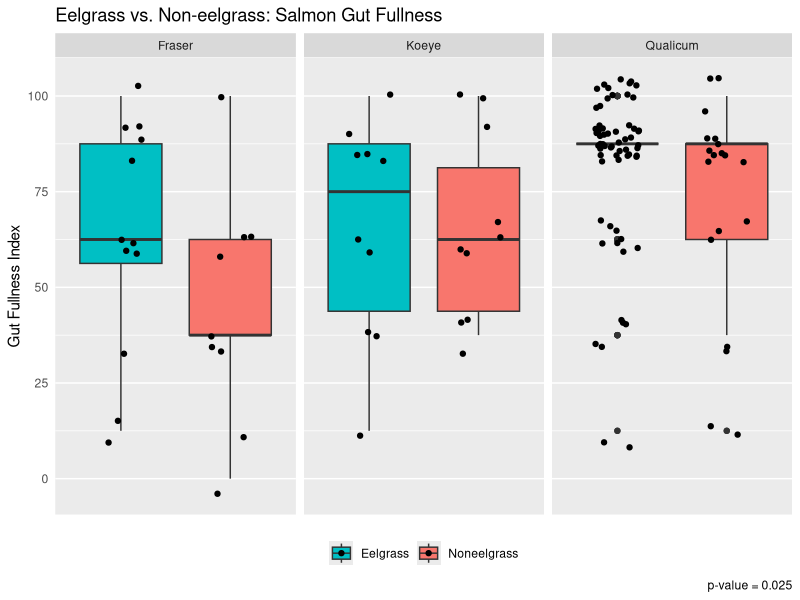
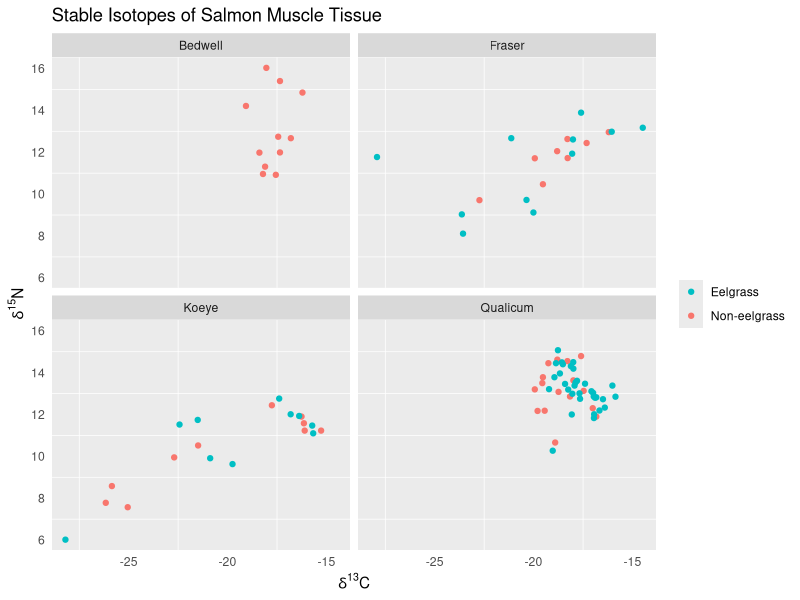

Here is the R script that generated these plots, in order: (Note: this script raises an error after producing the figures.)
#EEEEELGRAAAAASS PROOOOOJEEEEECT

setwd("~/Desktop")
#so it knows where to find my gosh darn files! :)

eelgrass <- read.csv(file="eel.csv", stringsAsFactors=FALSE, strip.white=TRUE, na.strings=c("NA",""))
#upload a simple version of raw data file

library(tidyverse)
#load library for ggplot and whatnot

eel <- mutate(eelgrass, Eelsite = paste(Site, Eelgrass, sep = " "))
#make a variable with both site and habitat, separated by a space

#first we'll work with the gut fullness aspect ~

eel$GFI[which(eel$GFI == "0-25")] <- "0-25%"
#fixing a typo, oopsie!

eel$GFI[which(eel$GFI == "0%")] <- "0"
eel$GFI[which(eel$GFI == "0-25%")] <- "12.5"
eel$GFI[which(eel$GFI == "25-50%")] <- "37.5"
eel$GFI[which(eel$GFI == "50-75%")] <- "62.5"
eel$GFI[which(eel$GFI == "75-100%")] <- "87.5"
eel$GFI[which(eel$GFI == "100%")] <- "100"
#changing ranges to something measurable

eel$GFI <- as.numeric(eel$GFI)
#changing from character to numeric

eel$Eelgrass <- as.factor(eel$Eelgrass)
#changing to factor to reflect the two different "levels"

eel$Eelgrass <- factor(eel$Eelgrass, levels(eel$Eelgrass)[c(2, 1)])
#rearranging levels for the sake of the ggplot visuals

gut <- eel %>%
  group_by(ID) %>%
  summarize(GFI=first(GFI), Eelgrass=first(Eelgrass),
            Site=first(Site), Eelsite=first(Eelsite)) %>%
  filter(Site != "Bedwell")
#need to organize data by each fish not by each prey item per fish
#also want to leave out Bedwell since it is useless for comparing

#Gut Fullness Graph!
ggplot(gut, aes(x=Eelgrass, y=GFI, fill=Eelgrass))+ 
  geom_boxplot()+
  facet_wrap(~Site)+
  labs(y="Gut Fullness Index", x=NULL, caption="p-value = 0.025",
       title="Eelgrass vs. Non-eelgrass: Salmon Gut Fullness")+
  theme(axis.text.x=element_blank(), axis.ticks=element_blank(),
        legend.position = "bottom", legend.title = element_blank(),
        panel.grid.major.x = element_blank())+
  scale_x_discrete(limits=c("Eelgrass", "Noneelgrass")) +
  scale_fill_discrete(breaks=c("Eelgrass", "Noneelgrass"))+
  geom_jitter(width=0.2)
#this is the most I can do to modify this, ask for feedback...

#working on a t-test for GFI values (not including bedwell)
#y1 <- filter(gut, Eelgrass == "Eelgrass")
#ya <- as.vector(y1[["GFI"]])
#create first vector for eelgrass
#y2 <- filter(gut, Eelgrass == "Noneelgrass")
#yb <- as.vector(y2[["GFI"]])
#create second vector for noneelgrass
#yc <- length(ya)-length(yb)
#yd <- rep_len(NA, yc)
#have to have same sample sizes, difference calculated using length
#ye <- c(yb, yd)
#our completed noneelgrass vector with the right sample size
#t.test(ya, ye)
#results give p-value=0.02529, are able to reject null hypothesis!
#hash-tagged out because I don't need to keep running this code.

#switching it up to isotope work now ~

isotope <- read.csv(file="iso.csv", stringsAsFactors=FALSE, strip.white=TRUE, na.strings=c("NA",""))
#loading/reading isotope data in

iso <- mutate(isotope, Eelsite = paste(Site, Eelgrass, sep = " "))
#add variable w/eelgrass site just other dataframe (necessary tho?)

iso$Eelgrass <- as.factor(iso$Eelgrass)
#changing to factor to reflect the two different "levels"

iso$Eelgrass <- factor(iso$Eelgrass, levels(iso$Eelgrass)[c(2, 1)])
#rearranging levels for the sake of the ggplot visuals

#Isotope Graph!
ggplot(iso, aes(carb, nitro))+
  geom_point(aes(color=Eelgrass)) + facet_wrap(~ Site) +
  labs(x=expression(paste(delta^"13","C")),
       y=expression(paste(delta^"15","N")),
       title= "Stable Isotopes of Salmon Muscle Tissue")+
  theme(axis.ticks=element_blank(), legend.title=element_blank(),
        panel.grid.major = element_blank())+
  guides(color = guide_legend(reverse = TRUE))
#A beautiful scatterplot plot with all the right features (finally)

#working on diet data now, to graph abundance and whatnot! ~

eel$Group <- as.factor(eel$Group)
#changing to factor to reflect the different "levels" of prey items

#replace groups since there's too many
eel$Group[which(eel$Group=="Arachnid")] <- "Insect"
eel$Group[which(eel$Group=="Crustacean")] <- "Arthropod"
eel$Group[which(eel$Group=="Caprellid")] <- "Amphipod"
eel$Group[which(eel$Group=="Corophiid")] <- "Amphipod"
eel$Group[which(eel$Group=="Hyperiid")] <- "Amphipod"
eel$Group[which(eel$Group=="Gammarid")] <- "Amphipod"
eel$Group[which(eel$Group=="Calanoid")] <- "Copepod"
eel$Group[which(eel$Group=="Harpacticoid")] <- "Copepod"
eel$Group[which(eel$Group=="Cyclopoid/Poecilostomatoid")] <- "Copepod"
eel$Group[which(eel$Group=="Malacostracan")] <- "Arthropod"
eel$Group <- as.character(eel$Group) #change to create new "level"
eel$Group[which(eel$Group=="Digested food")] <- "Digested/Other"
eel$Group[which(eel$Group=="Detritus")] <- "Digested/Other"
eel$Group[which(eel$Group=="Diatom")] <- "Digested/Other"
eel$Group[which(eel$Group=="Parasite")] <- "Digested/Other"
eel$Group[which(eel$Group=="Octopus")] <- "Digested/Other"
eel$Group[which(eel$Group=="Cyphonaut")] <- "Digested/Other"
eel$Group[which(eel$Group=="Bivalve")] <- "Digested/Other"
eel$Group[which(eel$Group=="Chaetognath")] <- "Digested/Other"
eel$Group[which(eel$Group=="Polychaete")] <- "Digested/Other"
eel$Group[which(eel$Group=="Pteropod")] <- "Digested/Other"
eel$Group[which(eel$Group=="Cnidarian")] <- "Digested/Other"
eel$Group[which(eel$Group=="Cumacean")] <- "Arthropod"
eel$Group[which(eel$Group=="Euphausiid")] <- "Arthropod"
eel$Group[which(eel$Group=="Isopod")] <- "Arthropod"
eel$Group[which(eel$Group=="Larvacean")] <- "Digested/Other"
eel$Group[which(eel$Group=="Mysid")] <- "Arthropod"
eel$Group[which(eel$Group=="Cladoceran")] <- "Arthropod"
eel$Group[which(eel$Group=="Ostracod")] <- "Arthropod"
#switching the class back and forth gets rid of empty levels
eel$Group <- as.factor(eel$Group)
eel$Group <- as.character(eel$Group)
eel$Group <- as.factor(eel$Group)
levels(eel$Group)
#there, it's more simple to work with now!

#group together prey so there's no repeated rows for multiple prey
filt <- filter(eel, Group=="Amphipod")
amph <- filt %>%
  group_by(filt$ID) %>%
  summarize(ID=first(ID), abd=sum(Abundance), bio=sum(Biomass), Group=first(Group),
            Eelsite=first(Eelsite), Eelgrass=first(Eelgrass), Site=first(Site)) %>%
  select(ID, abd, bio, Group, Eelsite, Eelgrass, Site)
#HOLY GUACAMOLE I THINK I GOT IT TO FINALLY WOOOOORK! FOR REAL THO!

filt <- filter(eel, Group=="Arthropod")
arth <- filt %>%
  group_by(filt$ID) %>%
  summarize(ID=first(ID), abd=sum(Abundance), bio=sum(Biomass), Group=first(Group),
            Eelsite=first(Eelsite), Eelgrass=first(Eelgrass), Site=first(Site)) %>%
  select(ID, abd, bio, Group, Eelsite, Eelgrass, Site)
#first amphipod then arthropod then repeat manually for each prey

filt <- filter(eel, Group=="Barnacle")
barn <- filt %>%
  group_by(filt$ID) %>%
  summarize(ID=first(ID), abd=sum(Abundance), bio=sum(Biomass), Group=first(Group),
            Eelsite=first(Eelsite), Eelgrass=first(Eelgrass), Site=first(Site)) %>%
  select(ID, abd, bio, Group, Eelsite, Eelgrass, Site)

filt <- filter(eel, Group=="Copepod")
cope <- filt %>%
  group_by(filt$ID) %>%
  summarize(ID=first(ID), abd=sum(Abundance), bio=sum(Biomass), Group=first(Group),
            Eelsite=first(Eelsite), Eelgrass=first(Eelgrass), Site=first(Site)) %>%
  select(ID, abd, bio, Group, Eelsite, Eelgrass, Site)

filt <- filter(eel, Group=="Decapod")
deca <- filt %>%
  group_by(filt$ID) %>%
  summarize(ID=first(ID), abd=sum(Abundance), bio=sum(Biomass), Group=first(Group),
            Eelsite=first(Eelsite), Eelgrass=first(Eelgrass), Site=first(Site)) %>%
  select(ID, abd, bio, Group, Eelsite, Eelgrass, Site) %>%
  print(head(deca))

filt <- filter(eel, Group=="Digested/Other")
digf <- filt %>%
  group_by(filt$ID) %>%
  summarize(ID=first(ID), abd=sum(Abundance), bio=sum(Biomass), Group=first(Group),
            Eelsite=first(Eelsite), Eelgrass=first(Eelgrass), Site=first(Site)) %>%
  select(ID, abd, bio, Group, Eelsite, Eelgrass, Site)

filt <- filter(eel, Group=="Fish")
fish <- filt %>%
  group_by(filt$ID) %>%
  summarize(ID=first(ID), abd=sum(Abundance), bio=sum(Biomass), Group=first(Group),
            Eelsite=first(Eelsite), Eelgrass=first(Eelgrass), Site=first(Site)) %>%
  select(ID, abd, bio, Group, Eelsite, Eelgrass, Site)

filt <- filter(eel, Group=="Insect")
inse <- filt %>%
  group_by(filt$ID) %>%
  summarize(ID=first(ID), abd=sum(Abundance), bio=sum(Biomass), Group=first(Group),
            Eelsite=first(Eelsite), Eelgrass=first(Eelgrass), Site=first(Site)) %>%
  select(ID, abd, bio, Group, Eelsite, Eelgrass, Site)

neweel <- rbind(amph, arth, barn, cope, deca, digf, fish, inse)
#my fabulous new dataframe with prey abd and biom grouped together!

str(neweel)
#just double checking that the data is as it should be

#Now... Have to take the ave. abundances for each region/habitat!
filt <- filter(neweel, Group=="Amphipod")
Amph <- filt %>%
  group_by(filt$Eelsite) %>%
  summarize(Eelsite=first(Eelsite), Abd=mean(abd), Bio=mean(bio),
            Group=first(Group),Eelgrass=first(Eelgrass), Site=first(Site)) %>%
  select(Eelsite, Abd, Bio, Group, Eelgrass, Site)
#copying the layout of the last transformation but for diff purpose

filt <- filter(neweel, Group=="Arthropod")
Arth <- filt %>%
  group_by(filt$Eelsite) %>%
  summarize(Eelsite=first(Eelsite), Abd=mean(abd), Bio=mean(bio),
            Group=first(Group),Eelgrass=first(Eelgrass), Site=first(Site)) %>%
  select(Eelsite, Abd, Bio, Group, Eelgrass, Site)
#first amphipod then arthropod then repeat manually for each prey

filt <- filter(neweel, Group=="Barnacle")
Barn <- filt %>%
  group_by(filt$Eelsite) %>%
  summarize(Eelsite=first(Eelsite), Abd=mean(abd), Bio=mean(bio),
            Group=first(Group),Eelgrass=first(Eelgrass), Site=first(Site)) %>%
  select(Eelsite, Abd, Bio, Group, Eelgrass, Site)

filt <- filter(neweel, Group=="Copepod")
Cope <- filt %>%
  group_by(filt$Eelsite) %>%
  summarize(Eelsite=first(Eelsite), Abd=mean(abd), Bio=mean(bio),
            Group=first(Group),Eelgrass=first(Eelgrass), Site=first(Site)) %>%
  select(Eelsite, Abd, Bio, Group, Eelgrass, Site)

filt <- filter(neweel, Group=="Decapod")
Deca <- filt %>%
  group_by(filt$Eelsite) %>%
  summarize(Eelsite=first(Eelsite), Abd=mean(abd), Bio=mean(bio),
            Group=first(Group),Eelgrass=first(Eelgrass), Site=first(Site)) %>%
  select(Eelsite, Abd, Bio, Group, Eelgrass, Site)

filt <- filter(neweel, Group=="Digested/Other")
Digf <- filt %>%
  group_by(filt$Eelsite) %>%
  summarize(Eelsite=first(Eelsite), Abd=mean(abd), Bio=mean(bio),
            Group=first(Group),Eelgrass=first(Eelgrass), Site=first(Site)) %>%
  select(Eelsite, Abd, Bio, Group, Eelgrass, Site)

filt <- filter(neweel, Group=="Fish")
Fish <- filt %>%
  group_by(filt$Eelsite) %>%
  summarize(Eelsite=first(Eelsite), Abd=mean(abd), Bio=mean(bio),
            Group=first(Group),Eelgrass=first(Eelgrass), Site=first(Site)) %>%
  select(Eelsite, Abd, Bio, Group, Eelgrass, Site)

filt <- filter(neweel, Group=="Insect")
Inse <- filt %>%
  group_by(filt$Eelsite) %>%
  summarize(Eelsite=first(Eelsite), Abd=mean(abd), Bio=mean(bio),
            Group=first(Group),Eelgrass=first(Eelgrass), Site=first(Site)) %>%
  select(Eelsite, Abd, Bio, Group, Eelgrass, Site)

eelgr <- rbind(Amph, Arth, Barn, Cope, Deca, Digf, Fish, Inse)
#my fabulous new dataframe with prey Abd and Biom averaged together

str(eelgr)
#making sure it all looks okay and it does! So now, graphing!

eelgr$Eelgrass <- factor(eelgr$Eelgrass, levels(eelgr$Eelgrass)[c(2, 1)])
#putting eelgrass before noneelgrass for this particular plot

eelgr$Eelsite <- as.factor(eelgr$Eelsite)
#rearranging levels for site and eelgrass

eelgr$Eelsite <- factor(eelgr$Eelsite, levels(eelgr$Eelsite)[c(5, 4, 3, 2, 1, 7, 6)])
#re-ordering levels to make it look nice for graphs!

#Raw Abundance Graph
eelgr %>%
  ggplot(aes(Eelsite, Abd))+
  geom_bar(aes(fill=Group), stat="identity")+
  theme(axis.text.x = element_text(angle=45, hjust=1),
        axis.ticks=element_blank(),
        panel.grid.major = element_blank())+
  coord_flip() +
  labs(title="Average Prey Abundance", x=NULL,
       y="Ave. Abundance (# of organisms)")+
  guides(fill=guide_legend(title="Prey Group"))
#looks amaze now

#Relative Abundance Graph (100% y scale)
ggplot(eelgr, aes(Eelsite, Abd)) +
  geom_bar(aes(fill=Group), position="fill", stat="identity")+
  theme(axis.ticks=element_blank(),
        panel.grid.major = element_blank())+
  coord_flip() +
  labs(title="Relative Prey Abundance", x=NULL, y=NULL)+
  guides(fill=guide_legend(title="Prey Group"))+
  scale_y_continuous(labels=scales::percent)

#Raw Biomass Graph
eelgr %>%
  ggplot(aes(Eelsite, Bio))+
  geom_bar(aes(fill=Group), stat="identity")+
  theme(axis.text.x = element_text(angle=45, hjust=1),
        axis.ticks=element_blank(),
        panel.grid.major = element_blank())+
  coord_flip() +
  labs(title="Average Prey Biomass", x=NULL,
       y="Ave. Biomass (Wet weight, mg)")+
  guides(fill=guide_legend(title="Prey Group"))

#Relative Biomass Graph
eelgr %>%
  ggplot(aes(Eelsite, Bio))+
  geom_bar(aes(fill=Group), position = "fill", stat = "identity")+
  theme(axis.ticks=element_blank(),
        panel.grid.major = element_blank())+
  coord_flip() +
  labs(title="Relative Prey Biomass", x=NULL, y=NULL)+
  guides(fill=guide_legend(title="Prey Group"))+
  scale_y_continuous(labels=scales::percent)

#still to do: group order? axis!

setwd("~/Eelgrass Project")
#in order to commit to Github and track saves and changes and etc!